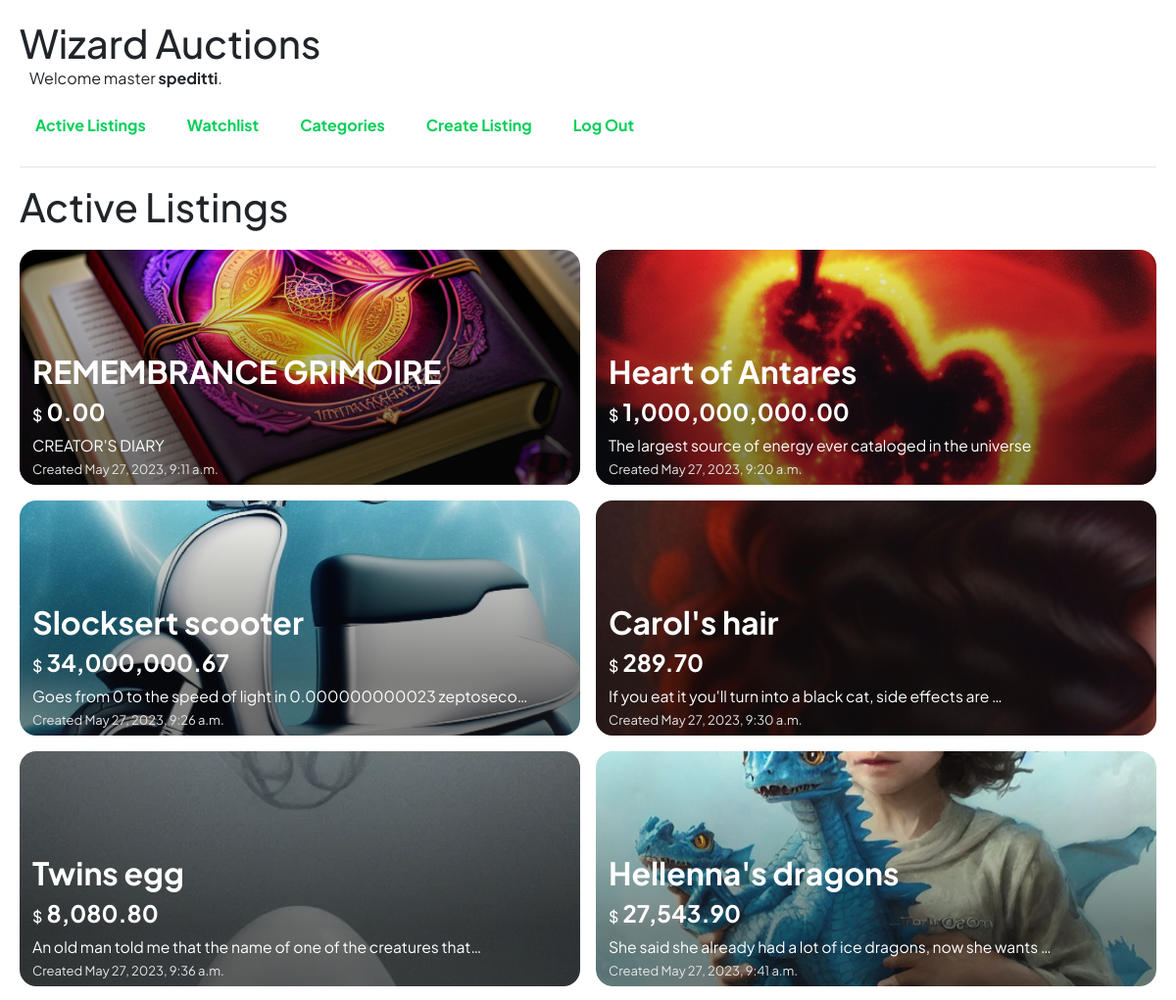
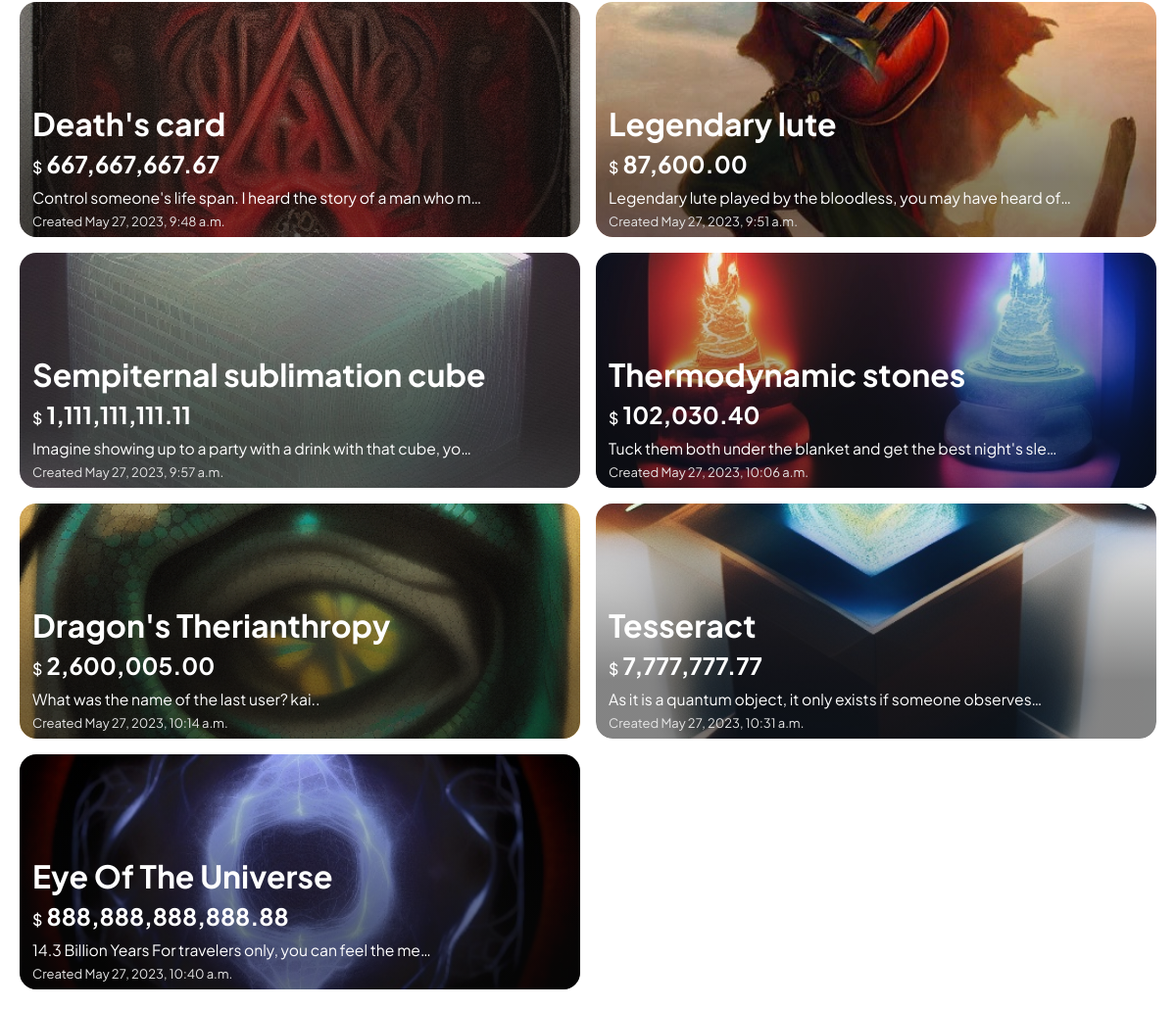
Screenshot of / (signed in) with the database file from the repository (2 pictures, top to bottom).
### auctions/models.py (models this page shows, shortened)
class User(AbstractUser):
    pass

class Listing(models.Model):
    title = models.CharField(max_length=30)
    date = models.DateTimeField(auto_now_add=True)
    author = models.ForeignKey('User', on_delete=models.CASCADE, related_name='author_listings')
    description = models.TextField(blank=True)
    picture = models.ImageField(blank=True, null=True)
    category = models.ForeignKey('Category', on_delete=models.CASCADE, related_name='listings', blank=True, null=True)
    active = models.BooleanField(default=True)

class Bid(models.Model):
    price = models.PositiveIntegerField()
    user = models.ForeignKey('User', on_delete=models.CASCADE, related_name='bids')
    listing = models.ForeignKey('Listing', on_delete=models.CASCADE, related_name='bids')
    def __str__(self) -> str:
        return f"{self.price}"

### auctions/views.py (the view)
# urls.py: path("", views.index, name="index"),
def index(request):
    listings = Listing.objects.all()
    return render(request, "auctions/index.html", {
        "listings": listings,
    })

### auctions/templatetags/price_format.py (called while the page is built)
@register.filter(name="currency_format")
@stringfilter
def format_to_currency(num: str) -> str:
    num = format_string_as_int(num)
    num = put_cents(num)
    num = put_comma_every_three_digits(num)
    return num

def format_string_as_int(string: str) -> str:
    num = ''
    first_digit_found = False
    for char in string:
        if not first_digit_found and '1' <= char <= '9':
            first_digit_found = True
        if first_digit_found and '0' <= char <= '9':
            num = ''.join((num, char))
    return num or '0'

def put_cents(num: str) -> str:
    digits = len(num)
    match digits:
        case 1:
            num = ''.join(('0.0', num))
        case 2:
            num = ''.join(('0.', num))
        case _:
            num = '.'.join((num[:-2], num[-2::]))
    return num

def put_comma_every_three_digits(num: str) -> str:
    digits, DECIMAL_PLACES, MIN_DIGITS_TO_PUT_COMMA = len(num), 3, 4
    if digits - DECIMAL_PLACES < MIN_DIGITS_TO_PUT_COMMA: return num
    count = 0
    formated_num = ''
    for i in range(digits - DECIMAL_PLACES - 1, -1, -1):
        if count % 3 == 0 and count != 0:
            formated_num = ''.join((',', formated_num))
        formated_num = ''.join((num[i], formated_num))
        count += 1
    return ''.join((formated_num, num[-DECIMAL_PLACES::]))

### auctions/templates/auctions/index.html (shortened to what this page needs)
{% extends "auctions/layout.html" %}
{% load price_format %}
{% load static %}
{% block body %}
  <h2>Active Listings</h2>
  <div class="listings-grid">
    {% for listing in listings %}
    <div class="listing-item listing-item-wide" style="background-image:url('{% static listing.picture %}')">
      <a href="{% url 'listing_page' listing.id %}">
        <div class="info">
          <h1 class="title"><strong>{{ listing.title|capfirst }}</strong></h1>
          <h2 class="price"><span>$</span> <strong>{{ listing.bids.last|currency_format }}</strong></h2>
          {% if listing.description %}
            <p id="description">{{ listing.description|capfirst|truncatechars:62 }}</p>
          {% endif %}
          <p id="date">Created {{ listing.date }}</p>
        </div>
      </a>
    </div>
    {% empty %}
    <p>Looks like there's no active listing</p>
    {% endfor %}
  </div>
{% endblock %}

### auctions/templates/auctions/layout.html (shortened to what this page needs)
{% load static %}
<!DOCTYPE html>
<html lang="en">
    <head>
        <link rel="stylesheet" href="https://stackpath.bootstrapcdn.com/bootstrap/4.4.1/css/bootstrap.min.css">
        <link href="{% static 'auctions/styles.css' %}" rel="stylesheet">
    </head>
    <body>
        <div class="header">
            <h1>Wizard Auctions</h1>
            <div class="user">
                {% if user.is_authenticated %}
                    Welcome master <strong>{{ user.username }}</strong>.
                {% else %}
                    hello muggle :p
                {% endif %}
            </div>
        </div>
        <ul class="nav">
            <li class="nav-item">
                <a class="nav-link" href="{% url 'index' %}">Active Listings</a>
            </li>
            {% if user.is_authenticated %}
                <li class="nav-item">
                <a class="nav-link" href="{% url 'watchlist' %}">Watchlist</a>
                </li>
                <li class="nav-item">
                <a class="nav-link" href="{% url 'categories' %}">Categories</a>
                </li>
                <li class="nav-item">
                <a class="nav-link" href="{% url 'create_listing' %}">Create Listing</a>
                </li>
                <li class="nav-item">
                <a class="nav-link" href="{% url 'logout' %}">Log Out</a>
                </li>
            {% endif %}
        </ul>
        <hr>
        {% block body %}
        {% endblock %}
    </body>
</html>

### auctions/static/auctions/styles.css (style rules this page uses)
body { padding: 20px; font-family: 'Plus Jakarta Sans', sans-serif; }
.header h1 { margin: 0; }
.user { margin-bottom: 10px; margin-left: 10px; }
.nav { list-style-type: none; margin: 0; padding: 0; overflow: hidden; }
.nav li { float: left; margin-right: 10px; }
.nav li a { display: block; color: hsl(145, 93%, 42%); text-align: center; padding: 14px 16px; text-decoration: none; font-weight: bold; transition: color 0.2s ease-in-out; }
h2 { font-size: 2.5rem; }
.listings-grid { margin-top: 20px; display: grid; gap: 1rem; grid-template-columns: repeat(auto-fit, minmax(400px, 1fr)); grid-auto-rows: 240px; }
.listing-item { overflow: hidden; background-size: cover; background-position: center; background-repeat: no-repeat; color: #fff; text-align: center; border-radius: 17px; position: relative; }
.listing-item::after { content: ""; position: absolute; bottom: 0; left: 0; width: 100%; padding: 10px; font-size: 16px; }
.listing-item::before { border-radius: 17px; content: ""; position: absolute; top: 0; left: 0; width: 100%; height: 100%; background-image: linear-gradient(to top, rgba(10, 10, 10, 0.5) 25%, transparent); pointer-events: none; }
.info { padding: 0 10px; position: absolute; bottom: 3px; left: 3px; text-align: left; width: 100%; }
.listings-grid a { color: white; }
.title { font-size: 2rem; }
.price { font-size: 1.5rem; }
.info p { margin-bottom: 3px; font-size: 0.98rem; }
.info span { font-size: medium; }
#date { color: hsl(0, 0%, 90%); font-size: small; }
@media screen and (min-width: 600px) { .listing-item-wide { grid-column: span 1.6 / auto; } }

### rows the page displays
User: username "speditti"
Listing: picture (picture), title "REMEMBRANCE GRIMOIRE", bids.last "0.00", description "CREATOR'S DIARY", date "May 27, 2023, 9:11 a.m."
Listing: picture (picture), title "Heart of Antares", bids.last "1,000,000,000.00", description "The largest source of energy ever cataloged in the universe", date "May 27, 2023, 9:20 a.m."
Listing: picture (picture), title "Slocksert scooter", bids.last "34,000,000.67", description "Goes from 0 to the speed of light in 0.000000000023 zeptoseco…", date "May 27, 2023, 9:26 a.m."
Listing: picture (picture), title "Carol's hair", bids.last "289.70", description "If you eat it you'll turn into a black cat, side effects are …", date "May 27, 2023, 9:30 a.m."
Listing: picture (picture), title "Twins egg", bids.last "8,080.80", description "An old man told me that the name of one of the creatures that…", date "May 27, 2023, 9:36 a.m."
Listing: title "Hellenna's dragons", bids.last "27,543.90", description "She said she already had a lot of ice dragons, now she wants …", date "May 27, 2023, 9:41 a.m."
Listing: title "Death's card", bids.last "667,667,667.67", description "Control someone's life span. I heard the story of a man who m…", date "May 27, 2023, 9:48 a.m."
Listing: title "Legendary lute", bids.last "87,600.00", description "Legendary lute played by the bloodless, you may have heard of…", date "May 27, 2023, 9:51 a.m."
Listing: title "Sempiternal sublimation cube", bids.last "1,111,111,111.11", description "Imagine showing up to a party with a drink with that cube, yo…", date "May 27, 2023, 9:57 a.m."
Listing: title "Thermodynamic stones", bids.last "102,030.40", description "Tuck them both under the blanket and get the best night's sle…", date "May 27, 2023, 10:06 a.m."
Listing: title "Dragon's Therianthropy", bids.last "2,600,005.00", description "What was the name of the last user? kai..", date "May 27, 2023, 10:14 a.m."
Listing: title "Tesseract", bids.last "7,777,777.77", description "As it is a quantum object, it only exists if someone observes…", date "May 27, 2023, 10:31 a.m."
Listing: title "Eye Of The Universe", bids.last "888,888,888,888.88", description "14.3 Billion Years For travelers only, you can feel the me…", date "May 27, 2023, 10:40 a.m."
